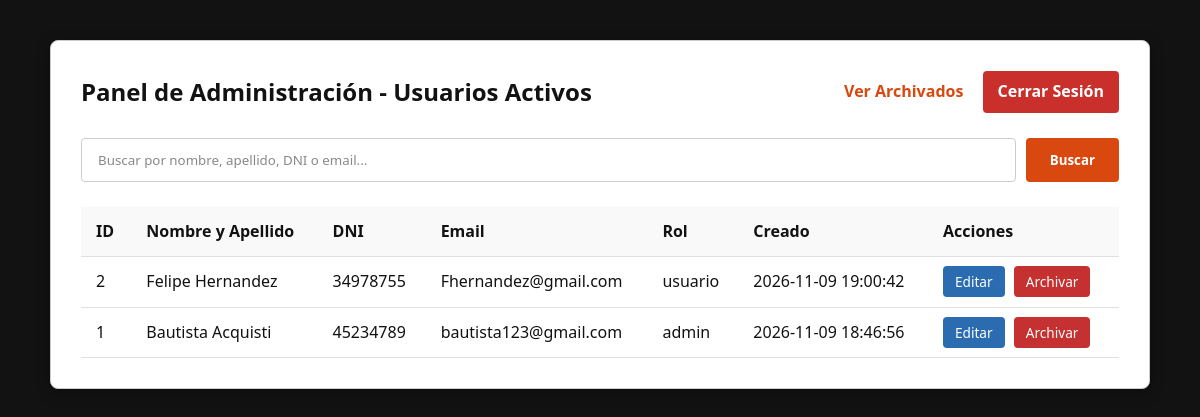
Page /admin_usuarios.php (signed in) on the committed database.
### tables this page shows
CREATE TABLE `usuarios` (
  `id` int(10) UNSIGNED NOT NULL,
  `nombre` varchar(80) NOT NULL,
  `apellido` varchar(80) NOT NULL,
  `dni` varchar(8) NOT NULL,
  `email` varchar(254) NOT NULL,
  `password_hash` varchar(255) NOT NULL,
  `rol` enum('usuario','admin') NOT NULL DEFAULT 'usuario',
  `creado_en` timestamp NOT NULL DEFAULT current_timestamp(),
  `archivado_en` datetime DEFAULT NULL
);

### admin_usuarios.php (the view, shortened to what this page needs)
<?php
require_once 'conexion.php';
$busqueda = trim($_GET['busqueda'] ?? '');
try {
    if ($busqueda !== '') {
        $sql = "SELECT id, nombre, apellido, dni, email, rol, creado_en
                FROM usuarios
                WHERE archivado_en IS NULL
                AND (nombre LIKE :busq OR apellido LIKE :busq OR dni LIKE :busq OR email LIKE :busq)
                ORDER BY id DESC";
        $stmt = $conexion->prepare($sql);
        $stmt->execute(['busq' => "%$busqueda%"]);
    } else {
        $sql = "SELECT id, nombre, apellido, dni, email, rol, creado_en
                FROM usuarios
                WHERE archivado_en IS NULL
                ORDER BY id DESC";
        $stmt = $conexion->prepare($sql);
        $stmt->execute();
    }
    $usuarios = $stmt->fetchAll();
} catch (PDOException $e) {
    error_log($e->getMessage());
    $error = "Error al obtener la lista de usuarios.";
}
?>
<!DOCTYPE html>
<html lang="es">
<head>
    <link rel="stylesheet" href="css/estilos.css">
</head>
<body>
    <div class="contenedor-admin">
        <div class="encabezado-admin">
            <h2>Panel de Administración - Usuarios Activos</h2>
            <div>
                <a href="usuarios_archivados.php" class="btn-secundario">Ver Archivados</a>
                <a href="cerrar_sesion.php" class="btn-peligro">Cerrar Sesión</a>
            </div>
        </div>
        <form method="GET" action="admin_usuarios.php" class="form-busqueda">
            <input type="text" name="busqueda" placeholder="Buscar por nombre, apellido, DNI o email..." value="<?php echo htmlspecialchars($busqueda); ?>">
            <button type="submit" class="btn-primario">Buscar</button>
        </form>
        <?php if (!empty($usuarios)): ?>
            <table>
                <thead>
                    <tr>
                        <th>ID</th>
                        <th>Nombre y Apellido</th>
                        <th>DNI</th>
                        <th>Email</th>
                        <th>Rol</th>
                        <th>Creado</th>
                        <th>Acciones</th>
                    </tr>
                </thead>
                <tbody>
                    <?php foreach ($usuarios as $u): ?>
                        <tr>
                            <td><?php echo htmlspecialchars($u['id']); ?></td>
                            <td><?php echo htmlspecialchars($u['nombre'] . ' ' . $u['apellido']); ?></td>
                            <td><?php echo htmlspecialchars($u['dni']); ?></td>
                            <td><?php echo htmlspecialchars($u['email']); ?></td>
                            <td><?php echo htmlspecialchars($u['rol']); ?></td>
                            <td><?php echo htmlspecialchars($u['creado_en']); ?></td>
                            <td>
                                <a href="editar_usuario.php?id=<?php echo $u['id']; ?>" class="btn-tabla btn-editar">Editar</a>
                                <a href="archivar_usuario.php?id=<?php echo $u['id']; ?>" class="btn-tabla btn-archivar" onclick="return confirm('¿Seguro que deseas archivar este usuario?');">Archivar</a>
                            </td>
                        </tr>
                    <?php endforeach; ?>
                </tbody>
            </table>
        <?php else: ?>
            <p class="sin-resultados">No se encontraron usuarios activos.</p>
        <?php endif; ?>
    </div>
</body>
</html>

### css/estilos.css (style rules this page uses)
:root { --bg-dark: #121212; --card-bg: #1e1e1e; --primary: #d9480f; --primary-hover: #f59f00; --text-color: #e0e0e0; --text-muted: #a0a0a0; --border-color: #333333; --alert-danger: #ff6b6b; --alert-success: #51cf66; }
* { box-sizing: border-box; margin: 0; padding: 0; font-family: 'Segoe UI', Tahoma, Geneva, Verdana, sans-serif; }
body { background-color: var(--bg-dark); color: var(--text-color); line-height: 1.6; min-height: 100vh; }
.contenedor-admin { max-width: 1100px; margin: 40px auto; background-color: #ffffff; border: 1px solid #cccccc; border-radius: 8px; padding: 30px; color: #121212; box-shadow: 0 4px 15px rgba(0, 0, 0, 0.3); }
.encabezado-admin { display: flex; justify-content: space-between; align-items: center; margin-bottom: 25px; }
.encabezado-admin h2 { color: #121212; font-size: 1.5rem; margin: 0; }
.form-busqueda { display: flex; gap: 10px; margin-bottom: 25px; }
.form-busqueda input { flex: 1; background-color: #ffffff; border: 1px solid #cccccc; color: #121212; padding: 0.75rem 1rem; border-radius: 4px; }
.form-busqueda input::placeholder { color: #888888; }
.btn-primario { background-color: #d9480f; color: #ffffff; border: none; padding: 0.75rem 1.5rem; border-radius: 4px; cursor: pointer; font-weight: 600; }
table { width: 100%; border-collapse: collapse; margin-top: 15px; background-color: #ffffff; color: #121212; }
table th, table td { padding: 12px 15px; text-align: left; border-bottom: 1px solid #e0e0e0; color: #121212; }
table th { background-color: #f9f9f9; font-weight: 600; color: #121212; }
.btn-tabla { padding: 6px 12px; border-radius: 4px; text-decoration: none; font-size: 0.85rem; margin-right: 5px; color: #fff; }
.btn-editar { background-color: #2b6cb0; }
.btn-archivar { background-color: #c53030; }
.btn-secundario { background-color: transparent; color: #d9480f; padding: 8px 15px; border-radius: 4px; text-decoration: none; font-weight: 600; display: inline-block; }
.btn-peligro { background-color: #c9302c; color: #fff; padding: 8px 15px; border-radius: 4px; text-decoration: none; font-weight: 600; display: inline-block; }

### rows in the picture
usuarios: id "2", nombre+apellido "Felipe Hernandez", dni "34978755", email "Fhernandez@gmail.com", rol "usuario", creado_en "2026-11-09 19:00:42"
usuarios: id "1", nombre+apellido "Bautista Acquisti", dni "45234789", email "bautista123@gmail.com", rol "admin", creado_en "2026-11-09 18:46:56"
